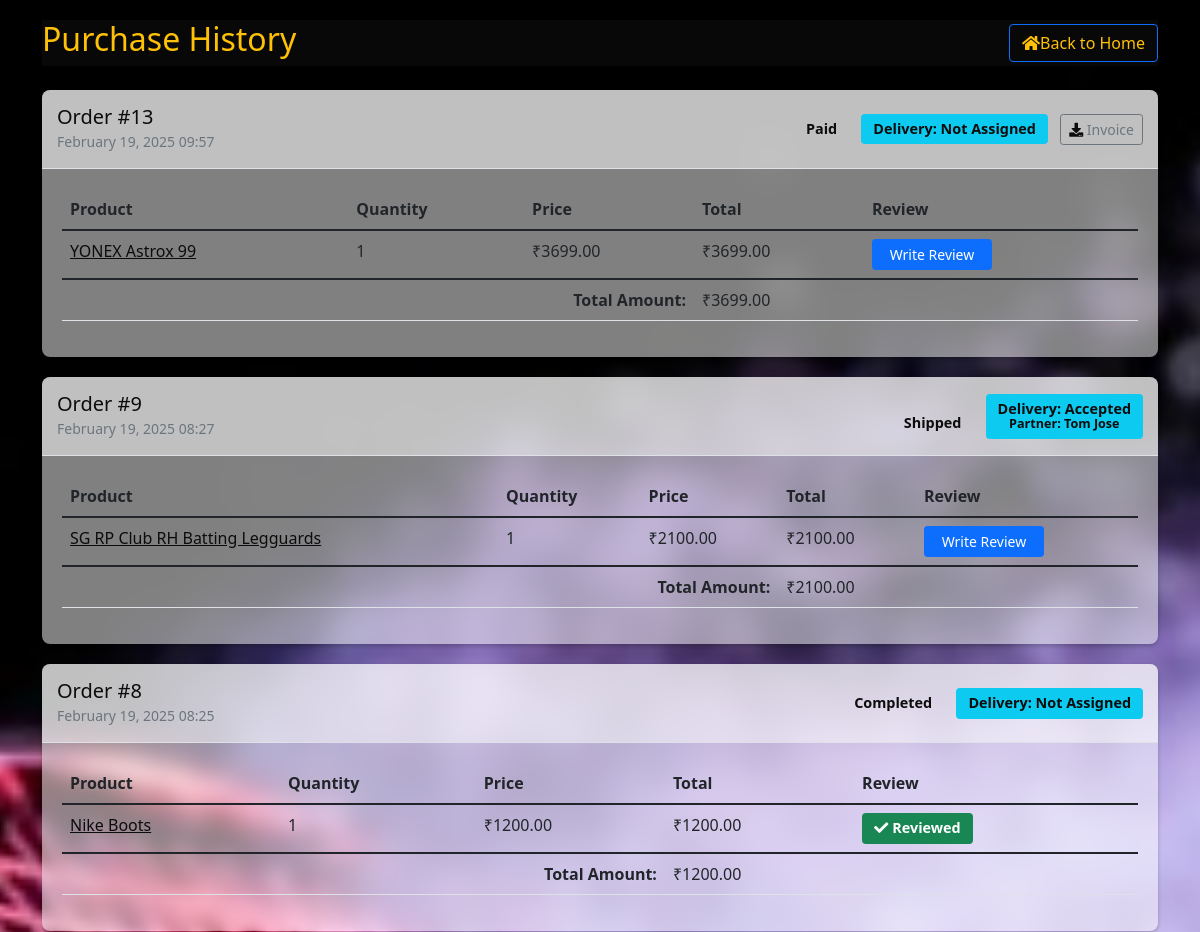
Page /purchase-history/ (signed in, upper part) on the earlier database version.
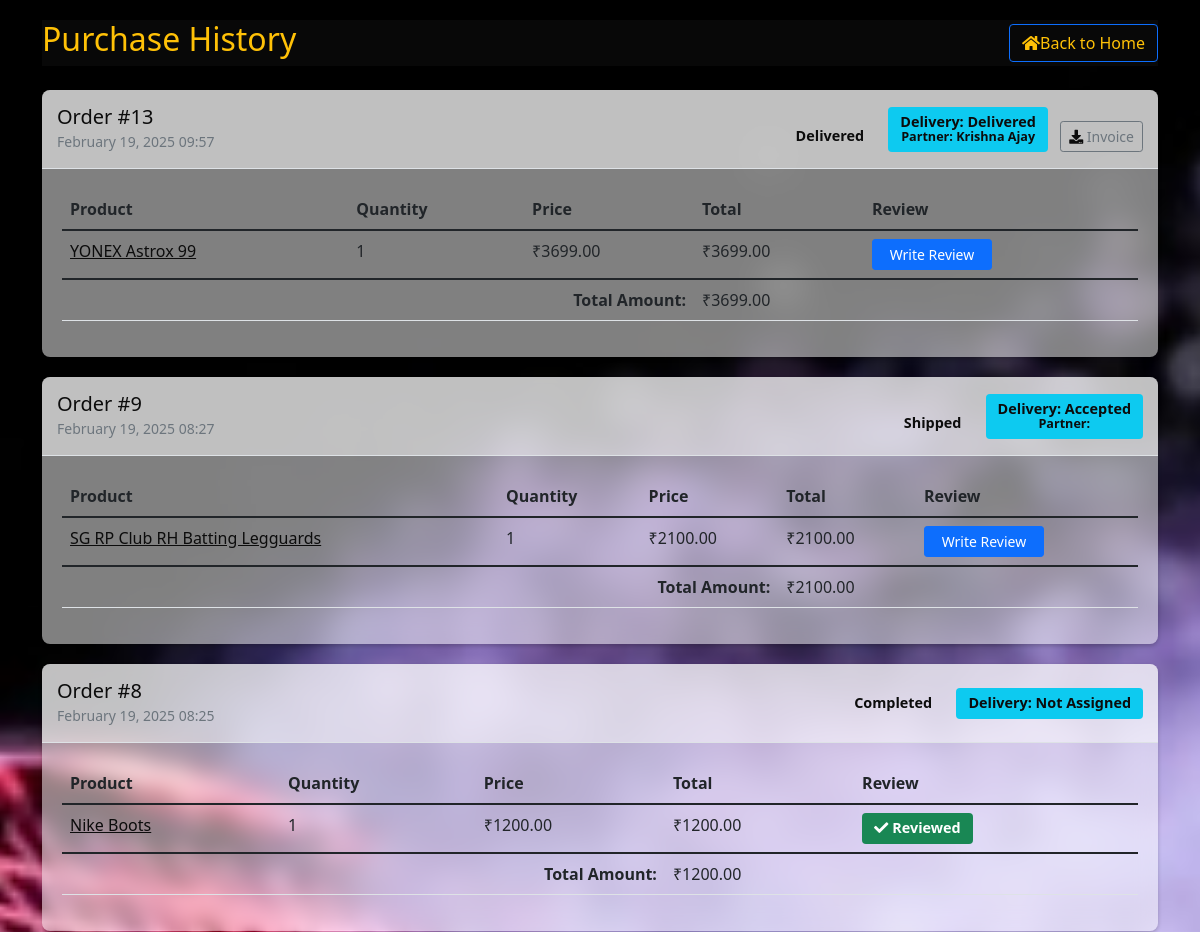
Same page on the later database version.
### base/models.py (models this page shows, shortened)
class Order(models.Model):
    customer = models.ForeignKey(Customer, on_delete=models.CASCADE, related_name='orders',null=True)
    order_date = models.DateTimeField(auto_now_add=True)
    total_amount = models.DecimalField(max_digits=10, decimal_places=2)
    status = models.CharField(max_length=20, choices=[
        ('pending', 'Pending'),
        ('assigned', 'Assigned'),
        ('shipped', 'Shipped'),
        ('delivered', 'Delivered'),
        ('cancelled', 'Cancelled')
    ], default='pending')
    payment_id = models.CharField(max_length=100, null=True, blank=True)

class OrderAssigned(models.Model):
    order = models.OneToOneField(Order, on_delete=models.CASCADE, related_name='assigned_delivery')
    delivery_boy = models.ForeignKey(DeliveryBoy, on_delete=models.SET_NULL, null=True)
    assigned_date = models.DateTimeField(auto_now_add=True)
    delivery_status = models.CharField(max_length=20, choices=[
        ('pending', 'Pending'),
        ('picked_up', 'Picked Up'),
        ('in_transit', 'In Transit'),
        ('delivered', 'Delivered'),
        ('failed', 'Failed')
    ], default='pending')
    delivery_notes = models.TextField(blank=True, null=True)
    estimated_delivery_time = models.DateTimeField(null=True, blank=True)
    class Meta:
        ordering = ['-assigned_date']

class DeliveryBoy(models.Model):
    STATUS_CHOICES = [
        ('pending', 'Pending Approval'),
        ('approved', 'Approved'),
        ('rejected', 'Rejected')
    ]
    user = models.OneToOneField(Customer, on_delete=models.CASCADE)
    vehicle_number = models.CharField(max_length=20, null=True, blank=True)
    license_number = models.CharField(max_length=20)
    is_available = models.BooleanField(default=True)
    current_location = models.CharField(max_length=200, null=True, blank=True)
    pincode = models.CharField(max_length=6)
    rating = models.DecimalField(max_digits=3, decimal_places=2, default=5.00)
    total_deliveries = models.IntegerField(default=0)
    status = models.CharField(max_length=20, choices=STATUS_CHOICES, default='pending')

class Customer(models.Model):
    USER_TYPE_CHOICES = [
        ('customer', 'Customer'),
        ('admin', 'Admin'),
    ]
    customer_id = models.AutoField(primary_key=True)
    name = models.CharField(max_length=100)
    email = models.EmailField(unique=True)
    password = models.CharField(max_length=128)
    phone = models.CharField(max_length=15,null=True)
    address = models.TextField(null=True)
    pincode = models.CharField(max_length=6, null=True)
    reset_password_token = models.CharField(max_length=100, null=True, blank=True)
    reset_password_expires = models.DateTimeField(null=True, blank=True)
    user_type = models.CharField(max_length=20, choices=USER_TYPE_CHOICES, default='customer')
    is_active = models.BooleanField(default=True)

### base/views.py (the view)
# urls.py: path('purchase-history/', views.purchase_history, name='purchase_history'),
@never_cache
def purchase_history(request):
    logger.info("Accessing purchase history view")
    customer_id = request.session.get('customer_id')
    if not customer_id:
        logger.warning("No customer_id in session")
        messages.error(request, 'Please login to view purchase history')
        return redirect('login')
    try:
        customer = Customer.objects.get(customer_id=customer_id)
        orders = Order.objects.filter(customer=customer)\
            .order_by('-order_date')\
            .prefetch_related('items', 'items__product')
        logger.info(f"Found {orders.count()} orders for customer {customer.name}")
        processed_orders = []
        for order in orders:
            processed_items = []
            for item in order.items.all():
                item_data = {
                    'id': item.id,
                    'product': item.product,
                    'product_name': item.product_name,
                    'quantity': item.quantity,
                    'price': item.price,
                    'product_exists': bool(item.product),
                    'has_review': False
                }
                if item.product:
                    item_data['has_review'] = Review.objects.filter(
                        product=item.product,
                        customer=customer
                    ).exists()
                processed_items.append(item_data)
            order.processed_items = processed_items
            processed_orders.append(order)
        context = {
            'orders': processed_orders,
            'customer': customer,
            'page_title': 'Purchase History'
        }
        return render(request, 'purchase_his.html', context)
    except Customer.DoesNotExist:
        logger.error(f"Customer with ID {customer_id} not found")
        messages.error(request, 'Customer account not found')
        return redirect('login')
    except Exception as e:
        logger.error(f"Error in purchase history: {str(e)}")
        messages.error(request, "Error retrieving purchase history")
        return redirect('home')

### base/templatetags/custom_filters.py (called while the page is built)
@register.filter
def multiply(value, arg):
    try:
        val = Decimal(str(value))
        arg = Decimal(str(arg))
        return val * arg
    except (ValueError, TypeError, decimal.InvalidOperation):
        return Decimal('0')

### base/templates/purchase_his.html (shortened to what the changed rows need)
{% load custom_filters %}
<!DOCTYPE html>
<html lang="en">
<head>
    <link href="https://cdn.jsdelivr.net/npm/bootstrap@5.1.3/dist/css/bootstrap.min.css" rel="stylesheet">
    <link rel="stylesheet" href="https://cdnjs.cloudflare.com/ajax/libs/font-awesome/5.15.4/css/all.min.css">
</head>
<body>
<div class="container">
    <div class="d-flex justify-content-between align-items-center mb-4" style="background-color: rgba(17, 17, 17, 0.5); backdrop-filter: blur(10px);">
        <h2 style="color: #ffc107;">Purchase History</h2>
    </div>
    {% if orders %}
        {% for order in orders %}
        <div class="order-card" style="background-color: rgba(255, 255, 255, 0.5); backdrop-filter: blur(10px);">
            <div class="order-header">
                <div class="d-flex justify-content-between align-items-center">
                    <div style="color: #0c0c0c;">
                        <h5 class="mb-0">Order #{{ order.id }}</h5>
                        <small class="text-muted" style="color: #000000;">{{ order.order_date|date:"F d, Y H:i" }}</small>
                    </div>
                    <div style="color: #0c0c0c;">
                        <span class="badge bg-{{ order.status|lower }}" style="color: #0c0c0c;">{{ order.status|title }}</span>
                        <span class="badge bg-info ms-2" style="color: #0c0c0c;">
                            Delivery: {{ order.assigned_delivery.delivery_status|default:"Not Assigned"|title }}
                            {% if order.assigned_delivery %}
                                <br>
                                <small>Partner: {{ order.assigned_delivery.delivery_boy.user.name }}</small>
                            {% endif %}
                        </span>
                        {% if order.status == 'paid' or order.status == 'delivered' %}
                            <a href="{% url 'download_invoice' order.id %}" class="btn btn-sm btn-outline-secondary ms-2">
                                <i class="fas fa-download" style="color: #0c0c0c;"></i> Invoice
                            </a>
                        {% endif %}
                    </div>
                </div>
            </div>
            <div class="order-body">
                <div class="table-responsive">
                    <table class="table table-hover">
                        <thead>
                            <tr>
                                <th>Product</th>
                                <th>Quantity</th>
                                <th>Price</th>
                                <th>Total</th>
                                <th>Review</th>
                            </tr>
                        </thead>
                        <tbody>
                            {% for item in order.processed_items %}
                            <tr>
                                <td>
                                    {% if item.product_exists and item.product %}
                                        <a href="{% url 'product_detail' item.product.id %}" style="color: #0c0c0c;">{{ item.product_name }}</a>
                                    {% else %}
                                        {{ item.product_name }}
                                        <small class="text-muted">(Product no longer available)</small>
                                    {% endif %}
                                </td>
                                <td>{{ item.quantity }}</td>
                                <td>₹{{ item.price }}</td>
                                <td>₹{{ item.price|multiply:item.quantity }}</td>
                                <td>
                                    {% if item.product_exists and item.product %}
                                        {% if not item.has_review %}
                                            <button type="button" class="btn btn-primary btn-sm btn-review"
                                                    data-bs-toggle="modal"
                                                    data-bs-target="#reviewModal{{ item.id }}">
                                                Write Review
                                            </button>
                                        {% else %}
                                            <span class="badge bg-success">
                                                <i class="fas fa-check"></i> Reviewed
                                            </span>
                                        {% endif %}
                                    {% else %}
                                        <span class="badge bg-secondary">Product Unavailable</span>
                                    {% endif %}
                                </td>
                            </tr>
                            {% endfor %}
                        </tbody>
                        <tfoot>
                            <tr>
                                <td colspan="3" class="text-end fw-bold">Total Amount:</td>
                                <td colspan="2">₹{{ order.total_amount }}</td>
                            </tr>
                        </tfoot>
                    </table>
                </div>
            </div>
        </div>
        {% endfor %}
    {% else %}
        <div class="alert alert-info" role="alert">
            <h4 class="alert-heading">No Purchases Yet!</h4>
            <p class="mb-0">You haven't made any purchases yet. Start shopping to see your order history here.</p>
        </div>
    {% endif %}
</div>
</body>
</html>

Differences in the rows shown:
changed Order id 13: status "Paid" → "Delivered"; assigned_delivery.delivery_status "Not Assigned" → "Delivered"; assigned_delivery.delivery_boy.user.name (not shown) → "Krishna Ajay"
changed through a linked row, Order "Shipped": assigned_delivery.delivery_boy.user.name "Tom Jose" → (not shown)
